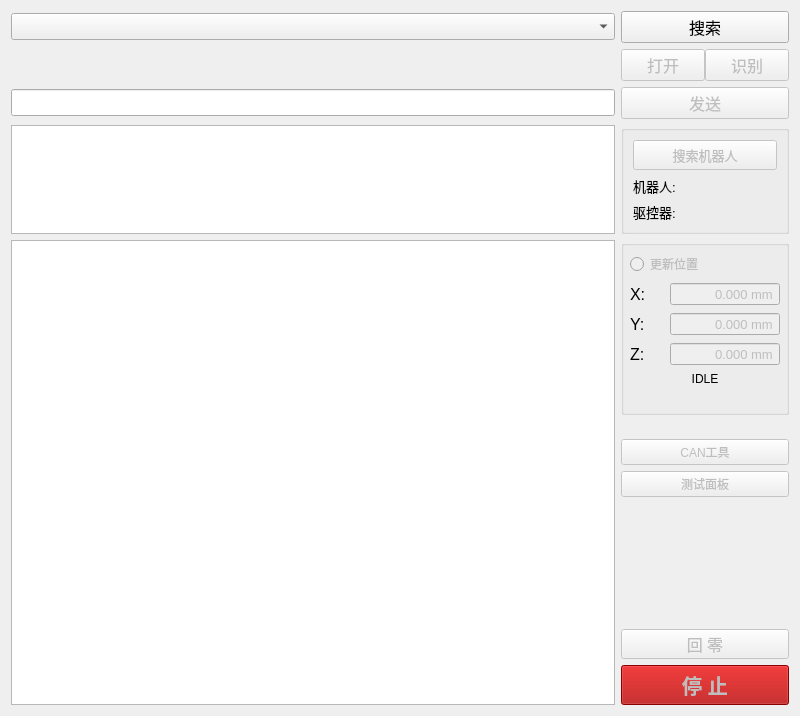
<?xml version="1.0" encoding="UTF-8"?>
<ui version="4.0">
 <class>MainWidget</class>
 <widget class="QWidget" name="MainWidget">
  <property name="geometry">
   <rect>
    <x>0</x>
    <y>0</y>
    <width>800</width>
    <height>680</height>
   </rect>
  </property>
  <property name="windowTitle">
   <string>Form</string>
  </property>
  <layout class="QGridLayout" name="gridLayout">
   <item row="10" column="8">
    <widget class="QGroupBox" name="groupBox">
     <property name="title">
      <string/>
     </property>
     <layout class="QGridLayout" name="gridLayout_3">
      <item row="1" column="0">
       <widget class="QLabel" name="label_4">
        <property name="font">
         <font>
          <pointsize>10</pointsize>
         </font>
        </property>
        <property name="text">
         <string>机器人:</string>
        </property>
       </widget>
      </item>
      <item row="1" column="1">
       <widget class="QLabel" name="label_RobotID">
        <property name="sizePolicy">
         <sizepolicy hsizetype="Preferred" vsizetype="Preferred">
          <horstretch>0</horstretch>
          <verstretch>0</verstretch>
         </sizepolicy>
        </property>
        <property name="minimumSize">
         <size>
          <width>20</width>
          <height>0</height>
         </size>
        </property>
        <property name="maximumSize">
         <size>
          <width>16777215</width>
          <height>16777215</height>
         </size>
        </property>
        <property name="font">
         <font>
          <pointsize>9</pointsize>
         </font>
        </property>
        <property name="statusTip">
         <string>机器人ID</string>
        </property>
        <property name="text">
         <string/>
        </property>
       </widget>
      </item>
      <item row="2" column="0">
       <widget class="QLabel" name="label_5">
        <property name="font">
         <font>
          <pointsize>10</pointsize>
         </font>
        </property>
        <property name="text">
         <string>驱控器:</string>
        </property>
       </widget>
      </item>
      <item row="2" column="2">
       <widget class="QLabel" name="label_DeviceType">
        <property name="sizePolicy">
         <sizepolicy hsizetype="Preferred" vsizetype="Preferred">
          <horstretch>0</horstretch>
          <verstretch>0</verstretch>
         </sizepolicy>
        </property>
        <property name="minimumSize">
         <size>
          <width>30</width>
          <height>0</height>
         </size>
        </property>
        <property name="font">
         <font>
          <pointsize>9</pointsize>
         </font>
        </property>
        <property name="text">
         <string/>
        </property>
        <property name="alignment">
         <set>Qt::AlignLeading|Qt::AlignLeft|Qt::AlignVCenter</set>
        </property>
       </widget>
      </item>
      <item row="1" column="2">
       <widget class="QLabel" name="label_RobotType">
        <property name="sizePolicy">
         <sizepolicy hsizetype="Preferred" vsizetype="Preferred">
          <horstretch>0</horstretch>
          <verstretch>0</verstretch>
         </sizepolicy>
        </property>
        <property name="minimumSize">
         <size>
          <width>30</width>
          <height>0</height>
         </size>
        </property>
        <property name="font">
         <font>
          <pointsize>9</pointsize>
         </font>
        </property>
        <property name="text">
         <string/>
        </property>
        <property name="alignment">
         <set>Qt::AlignLeading|Qt::AlignLeft|Qt::AlignVCenter</set>
        </property>
       </widget>
      </item>
      <item row="2" column="1">
       <widget class="QLabel" name="label_DeviceID">
        <property name="sizePolicy">
         <sizepolicy hsizetype="Preferred" vsizetype="Preferred">
          <horstretch>0</horstretch>
          <verstretch>0</verstretch>
         </sizepolicy>
        </property>
        <property name="minimumSize">
         <size>
          <width>20</width>
          <height>0</height>
         </size>
        </property>
        <property name="maximumSize">
         <size>
          <width>16777215</width>
          <height>16777215</height>
         </size>
        </property>
        <property name="font">
         <font>
          <pointsize>9</pointsize>
         </font>
        </property>
        <property name="statusTip">
         <string>驱控器ID</string>
        </property>
        <property name="text">
         <string/>
        </property>
       </widget>
      </item>
      <item row="0" column="0" colspan="3">
       <widget class="QPushButton" name="pushButton_searchRobot">
        <property name="enabled">
         <bool>false</bool>
        </property>
        <property name="sizePolicy">
         <sizepolicy hsizetype="Preferred" vsizetype="Fixed">
          <horstretch>0</horstretch>
          <verstretch>0</verstretch>
         </sizepolicy>
        </property>
        <property name="minimumSize">
         <size>
          <width>60</width>
          <height>30</height>
         </size>
        </property>
        <property name="font">
         <font>
          <pointsize>10</pointsize>
         </font>
        </property>
        <property name="statusTip">
         <string>搜索网关上的机器人</string>
        </property>
        <property name="text">
         <string>搜索机器人</string>
        </property>
       </widget>
      </item>
     </layout>
    </widget>
   </item>
   <item row="11" column="8">
    <widget class="QGroupBox" name="groupBox_2">
     <property name="title">
      <string/>
     </property>
     <layout class="QGridLayout" name="gridLayout_2">
      <property name="leftMargin">
       <number>6</number>
      </property>
      <property name="topMargin">
       <number>6</number>
      </property>
      <property name="rightMargin">
       <number>6</number>
      </property>
      <property name="bottomMargin">
       <number>6</number>
      </property>
      <item row="1" column="0">
       <widget class="QLabel" name="label">
        <property name="font">
         <font>
          <pointsize>12</pointsize>
         </font>
        </property>
        <property name="text">
         <string>X:</string>
        </property>
       </widget>
      </item>
      <item row="2" column="0">
       <widget class="QLabel" name="label_2">
        <property name="font">
         <font>
          <pointsize>12</pointsize>
         </font>
        </property>
        <property name="text">
         <string>Y:</string>
        </property>
       </widget>
      </item>
      <item row="3" column="0">
       <widget class="QLabel" name="label_3">
        <property name="font">
         <font>
          <pointsize>12</pointsize>
         </font>
        </property>
        <property name="text">
         <string>Z:</string>
        </property>
       </widget>
      </item>
      <item row="0" column="0" colspan="2">
       <widget class="QRadioButton" name="radioButton_updatePos">
        <property name="enabled">
         <bool>false</bool>
        </property>
        <property name="statusTip">
         <string>开始或停止更新机器人信息</string>
        </property>
        <property name="text">
         <string>更新位置</string>
        </property>
        <property name="iconSize">
         <size>
          <width>18</width>
          <height>18</height>
         </size>
        </property>
       </widget>
      </item>
      <item row="2" column="1" colspan="2">
       <widget class="QDoubleSpinBox" name="doubleSpinBox_posY">
        <property name="enabled">
         <bool>false</bool>
        </property>
        <property name="font">
         <font>
          <pointsize>10</pointsize>
         </font>
        </property>
        <property name="statusTip">
         <string>Y坐标</string>
        </property>
        <property name="alignment">
         <set>Qt::AlignRight|Qt::AlignTrailing|Qt::AlignVCenter</set>
        </property>
        <property name="buttonSymbols">
         <enum>QAbstractSpinBox::NoButtons</enum>
        </property>
        <property name="suffix">
         <string> mm</string>
        </property>
        <property name="decimals">
         <number>3</number>
        </property>
        <property name="minimum">
         <double>-999999.000000000000000</double>
        </property>
        <property name="maximum">
         <double>999999.000000000000000</double>
        </property>
       </widget>
      </item>
      <item row="1" column="1" colspan="2">
       <widget class="QDoubleSpinBox" name="doubleSpinBox_posX">
        <property name="enabled">
         <bool>false</bool>
        </property>
        <property name="font">
         <font>
          <pointsize>10</pointsize>
         </font>
        </property>
        <property name="statusTip">
         <string>X坐标</string>
        </property>
        <property name="alignment">
         <set>Qt::AlignRight|Qt::AlignTrailing|Qt::AlignVCenter</set>
        </property>
        <property name="buttonSymbols">
         <enum>QAbstractSpinBox::NoButtons</enum>
        </property>
        <property name="suffix">
         <string> mm</string>
        </property>
        <property name="decimals">
         <number>3</number>
        </property>
        <property name="minimum">
         <double>-999999.000000000000000</double>
        </property>
        <property name="maximum">
         <double>999999.000000000000000</double>
        </property>
       </widget>
      </item>
      <item row="3" column="1" colspan="2">
       <widget class="QDoubleSpinBox" name="doubleSpinBox_posZ">
        <property name="enabled">
         <bool>false</bool>
        </property>
        <property name="font">
         <font>
          <pointsize>10</pointsize>
         </font>
        </property>
        <property name="statusTip">
         <string>Z坐标</string>
        </property>
        <property name="alignment">
         <set>Qt::AlignRight|Qt::AlignTrailing|Qt::AlignVCenter</set>
        </property>
        <property name="buttonSymbols">
         <enum>QAbstractSpinBox::NoButtons</enum>
        </property>
        <property name="suffix">
         <string> mm</string>
        </property>
        <property name="decimals">
         <number>3</number>
        </property>
        <property name="minimum">
         <double>-999999.000000000000000</double>
        </property>
        <property name="maximum">
         <double>999999.000000000000000</double>
        </property>
       </widget>
      </item>
      <item row="4" column="0" colspan="3">
       <widget class="QLabel" name="label_robotState">
        <property name="statusTip">
         <string>机器人当前状态</string>
        </property>
        <property name="text">
         <string>IDLE</string>
        </property>
        <property name="alignment">
         <set>Qt::AlignCenter</set>
        </property>
       </widget>
      </item>
      <item row="5" column="0" colspan="3">
       <widget class="QLabel" name="label_ErrorMsg">
        <property name="text">
         <string/>
        </property>
       </widget>
      </item>
     </layout>
    </widget>
   </item>
   <item row="0" column="8">
    <widget class="QPushButton" name="pushButtonSearchMRHT">
     <property name="sizePolicy">
      <sizepolicy hsizetype="Preferred" vsizetype="Fixed">
       <horstretch>0</horstretch>
       <verstretch>0</verstretch>
      </sizepolicy>
     </property>
     <property name="minimumSize">
      <size>
       <width>20</width>
       <height>0</height>
      </size>
     </property>
     <property name="font">
      <font>
       <pointsize>12</pointsize>
      </font>
     </property>
     <property name="statusTip">
      <string>刷新列表</string>
     </property>
     <property name="text">
      <string>搜索</string>
     </property>
    </widget>
   </item>
   <item row="1" column="8">
    <layout class="QHBoxLayout" name="horizontalLayout">
     <property name="spacing">
      <number>0</number>
     </property>
     <item>
      <widget class="QPushButton" name="pushButtonOpenMRHT">
       <property name="enabled">
        <bool>false</bool>
       </property>
       <property name="sizePolicy">
        <sizepolicy hsizetype="Preferred" vsizetype="Fixed">
         <horstretch>0</horstretch>
         <verstretch>0</verstretch>
        </sizepolicy>
       </property>
       <property name="minimumSize">
        <size>
         <width>20</width>
         <height>0</height>
        </size>
       </property>
       <property name="font">
        <font>
         <pointsize>12</pointsize>
        </font>
       </property>
       <property name="statusTip">
        <string>打开选择的网关</string>
       </property>
       <property name="text">
        <string>打开</string>
       </property>
      </widget>
     </item>
     <item>
      <widget class="QPushButton" name="pushButton_Identify">
       <property name="enabled">
        <bool>false</bool>
       </property>
       <property name="sizePolicy">
        <sizepolicy hsizetype="Preferred" vsizetype="Fixed">
         <horstretch>0</horstretch>
         <verstretch>0</verstretch>
        </sizepolicy>
       </property>
       <property name="font">
        <font>
         <pointsize>12</pointsize>
        </font>
       </property>
       <property name="toolTip">
        <string>按下识别,松开关闭</string>
       </property>
       <property name="text">
        <string>识别</string>
       </property>
      </widget>
     </item>
    </layout>
   </item>
   <item row="1" column="0" colspan="8">
    <widget class="QLabel" name="labelIDN">
     <property name="sizePolicy">
      <sizepolicy hsizetype="Expanding" vsizetype="Preferred">
       <horstretch>0</horstretch>
       <verstretch>0</verstretch>
      </sizepolicy>
     </property>
     <property name="font">
      <font>
       <pointsize>10</pointsize>
      </font>
     </property>
     <property name="statusTip">
      <string>设备识别信息</string>
     </property>
     <property name="text">
      <string/>
     </property>
    </widget>
   </item>
   <item row="0" column="0" colspan="8">
    <widget class="QComboBox" name="comboBox_mrht">
     <property name="font">
      <font>
       <pointsize>12</pointsize>
      </font>
     </property>
     <property name="statusTip">
      <string>选择MRH-T后点击打开按钮</string>
     </property>
    </widget>
   </item>
   <item row="9" column="0" colspan="8">
    <widget class="QLineEdit" name="lineEdit">
     <property name="font">
      <font>
       <pointsize>12</pointsize>
      </font>
     </property>
     <property name="toolTip">
      <string>单击历史窗的条目可直接到此处</string>
     </property>
     <property name="statusTip">
      <string>输入或修改指令</string>
     </property>
     <property name="whatsThis">
      <string>指令输入框</string>
     </property>
    </widget>
   </item>
   <item row="15" column="8">
    <spacer name="verticalSpacer">
     <property name="orientation">
      <enum>Qt::Vertical</enum>
     </property>
     <property name="sizeHint" stdset="0">
      <size>
       <width>20</width>
       <height>40</height>
      </size>
     </property>
    </spacer>
   </item>
   <item row="9" column="8">
    <widget class="QPushButton" name="pushButton_Send">
     <property name="enabled">
      <bool>false</bool>
     </property>
     <property name="sizePolicy">
      <sizepolicy hsizetype="Preferred" vsizetype="Fixed">
       <horstretch>0</horstretch>
       <verstretch>0</verstretch>
      </sizepolicy>
     </property>
     <property name="minimumSize">
      <size>
       <width>60</width>
       <height>0</height>
      </size>
     </property>
     <property name="font">
      <font>
       <pointsize>12</pointsize>
      </font>
     </property>
     <property name="toolTip">
      <string>输入结束可直接回车发送</string>
     </property>
     <property name="statusTip">
      <string>发送指令</string>
     </property>
     <property name="text">
      <string>发送</string>
     </property>
    </widget>
   </item>
   <item row="39" column="8">
    <widget class="QPushButton" name="pushButton_goHome">
     <property name="enabled">
      <bool>false</bool>
     </property>
     <property name="minimumSize">
      <size>
       <width>0</width>
       <height>30</height>
      </size>
     </property>
     <property name="font">
      <font>
       <pointsize>12</pointsize>
      </font>
     </property>
     <property name="statusTip">
      <string>机器人回到零位</string>
     </property>
     <property name="text">
      <string>回 零</string>
     </property>
     <property name="autoRepeat">
      <bool>true</bool>
     </property>
     <property name="autoRepeatDelay">
      <number>3000</number>
     </property>
     <property name="autoRepeatInterval">
      <number>3000</number>
     </property>
    </widget>
   </item>
   <item row="40" column="8">
    <widget class="QPushButton" name="pushButton_stop">
     <property name="enabled">
      <bool>false</bool>
     </property>
     <property name="minimumSize">
      <size>
       <width>0</width>
       <height>40</height>
      </size>
     </property>
     <property name="font">
      <font>
       <pointsize>15</pointsize>
       <weight>75</weight>
       <bold>true</bold>
      </font>
     </property>
     <property name="statusTip">
      <string>停止机器人的当前操作</string>
     </property>
     <property name="styleSheet">
      <string notr="true">background-color: rgb(170, 0, 0);
</string>
     </property>
     <property name="text">
      <string>停 止</string>
     </property>
     <property name="autoRepeat">
      <bool>true</bool>
     </property>
     <property name="autoRepeatDelay">
      <number>1000</number>
     </property>
     <property name="autoRepeatInterval">
      <number>1000</number>
     </property>
    </widget>
   </item>
   <item row="10" column="0" colspan="8">
    <widget class="QTextBrowser" name="textBrowser">
     <property name="sizePolicy">
      <sizepolicy hsizetype="Preferred" vsizetype="Preferred">
       <horstretch>0</horstretch>
       <verstretch>0</verstretch>
      </sizepolicy>
     </property>
     <property name="minimumSize">
      <size>
       <width>0</width>
       <height>0</height>
      </size>
     </property>
     <property name="maximumSize">
      <size>
       <width>16777215</width>
       <height>16777215</height>
      </size>
     </property>
     <property name="font">
      <font>
       <pointsize>10</pointsize>
      </font>
     </property>
     <property name="toolTip">
      <string>指令接收窗</string>
     </property>
    </widget>
   </item>
   <item row="17" column="8">
    <widget class="QPushButton" name="pushButtonTest">
     <property name="enabled">
      <bool>false</bool>
     </property>
     <property name="statusTip">
      <string>打开测试面板</string>
     </property>
     <property name="text">
      <string>测试面板</string>
     </property>
    </widget>
   </item>
   <item row="11" column="0" rowspan="30" colspan="8">
    <widget class="QTableView" name="tableView">
     <property name="toolTip">
      <string>历史指令窗</string>
     </property>
     <property name="statusTip">
      <string>单击选择可重新编辑，双击快速发送</string>
     </property>
     <property name="whatsThis">
      <string/>
     </property>
     <property name="editTriggers">
      <set>QAbstractItemView::NoEditTriggers</set>
     </property>
     <property name="selectionMode">
      <enum>QAbstractItemView::SingleSelection</enum>
     </property>
     <property name="selectionBehavior">
      <enum>QAbstractItemView::SelectRows</enum>
     </property>
     <property name="sortingEnabled">
      <bool>true</bool>
     </property>
     <property name="cornerButtonEnabled">
      <bool>false</bool>
     </property>
     <attribute name="horizontalHeaderVisible">
      <bool>false</bool>
     </attribute>
     <attribute name="horizontalHeaderStretchLastSection">
      <bool>true</bool>
     </attribute>
     <attribute name="verticalHeaderStretchLastSection">
      <bool>false</bool>
     </attribute>
    </widget>
   </item>
   <item row="16" column="8">
    <widget class="QPushButton" name="pushButton_cantool">
     <property name="enabled">
      <bool>false</bool>
     </property>
     <property name="text">
      <string>CAN工具</string>
     </property>
    </widget>
   </item>
  </layout>
 </widget>
 <tabstops>
  <tabstop>comboBox_mrht</tabstop>
  <tabstop>pushButtonSearchMRHT</tabstop>
  <tabstop>pushButtonOpenMRHT</tabstop>
  <tabstop>pushButton_Identify</tabstop>
  <tabstop>lineEdit</tabstop>
  <tabstop>pushButton_Send</tabstop>
  <tabstop>textBrowser</tabstop>
  <tabstop>pushButton_searchRobot</tabstop>
  <tabstop>tableView</tabstop>
  <tabstop>radioButton_updatePos</tabstop>
  <tabstop>doubleSpinBox_posX</tabstop>
  <tabstop>doubleSpinBox_posY</tabstop>
  <tabstop>doubleSpinBox_posZ</tabstop>
  <tabstop>pushButtonTest</tabstop>
  <tabstop>pushButton_goHome</tabstop>
  <tabstop>pushButton_stop</tabstop>
 </tabstops>
 <resources/>
 <connections/>
</ui>
